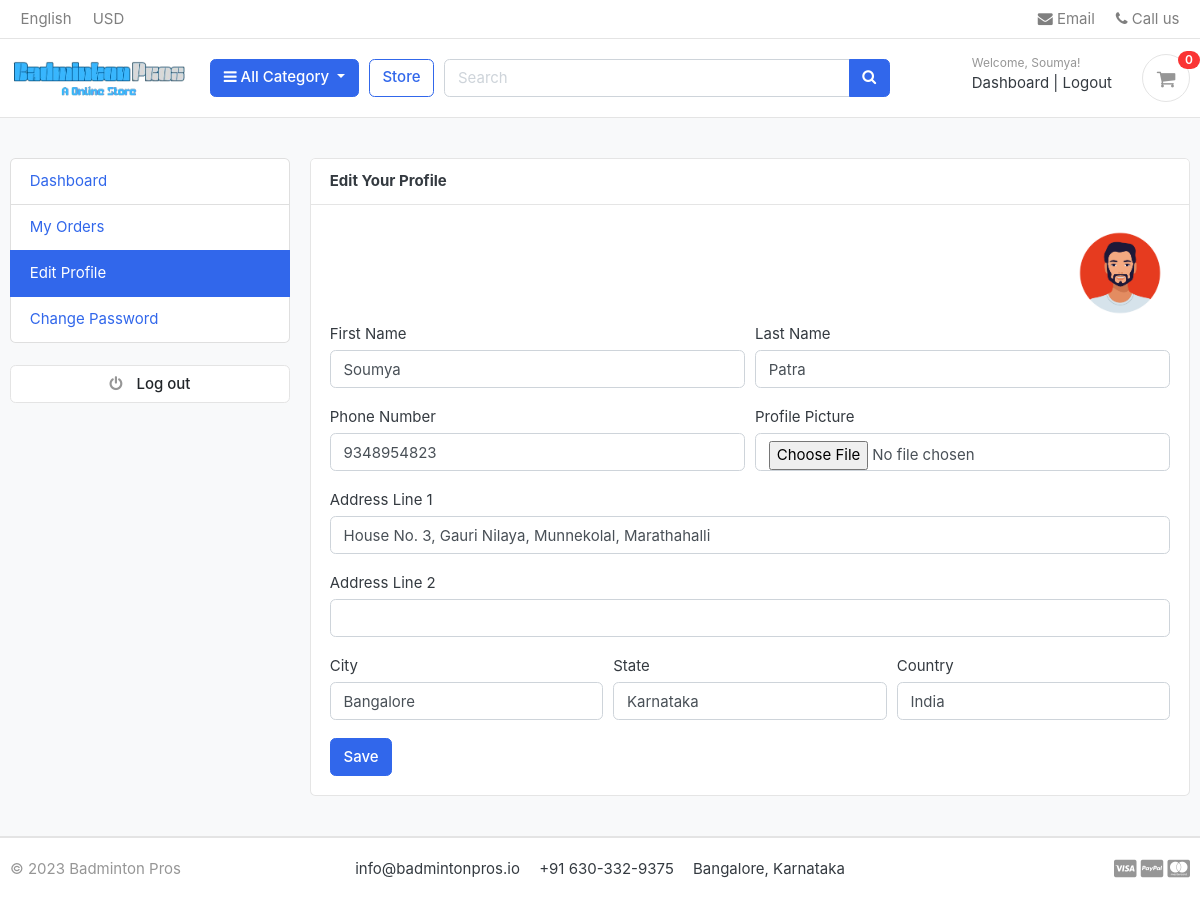
Screenshot of /accounts/edit_profile/ (signed in) with the database file from the repository.
### accounts/models.py (models this page shows, shortened)
class Account(AbstractBaseUser):
    first_name = models.CharField(max_length=50)
    last_name = models.CharField(max_length=50)
    username = models.CharField(max_length=50, unique=True)
    email = models.EmailField(max_length=100, unique=True)
    phone_number = models.CharField(max_length=50)
    date_joined = models.DateTimeField(auto_now_add=True)
    last_login = models.DateTimeField(auto_now_add=True)
    is_admin = models.BooleanField(default=False)
    is_staff = models.BooleanField(default=False)
    is_active = models.BooleanField(default=False)
    is_superadmin = models.BooleanField(default=False)
    USERNAME_FIELD = 'email'
    REQUIRED_FIELDS = ['username', 'first_name', 'last_name']
    objects = MyAccountManager()

class UserProfile(models.Model):
    user = models.OneToOneField(Account, on_delete=models.CASCADE)
    address_line_1 = models.CharField(max_length=500, blank=True)
    address_line_2 = models.CharField(max_length=500, blank=True)
    profile_picture = models.ImageField(blank=True, upload_to="userprofile")
    city = models.CharField(max_length=20, blank=True)
    state = models.CharField(max_length=20, blank=True)
    country = models.CharField(max_length=20, blank=True)

### accounts/views.py (the view)
# urls.py: path("edit_profile/", views.edit_profile, name="edit_profile"),
@login_required(login_url="login")
def edit_profile(request):
    userprofile = get_object_or_404(UserProfile, user=request.user)
    if request.method == "POST":
        user_form = UserForm(request.POST, instance=request.user)
        profile_form = UserProfileForm(request.POST, request.FILES, instance=userprofile)
        if user_form.is_valid() and profile_form.is_valid():
            user_form.save()
            profile_form.save()
            messages.success(request, "Your profile has been updated.")
            return redirect('edit_profile')
    else:
        user_form = UserForm(instance=request.user)
        profile_form = UserProfileForm(instance=userprofile)
    context = {
        'user_form': user_form,
        'profile_form': profile_form,
        'userprofile': userprofile,
    }
    return render(request, 'accounts/edit_profile.html', context)

### accounts/forms.py
class UserForm(forms.ModelForm):
    class Meta:
        model = Account
        fields = ('first_name', 'last_name', 'phone_number')
    def __init__(self, *args, **kwargs):
        super(UserForm, self).__init__(*args, **kwargs)
        for field in self.fields:
            self.fields[field].widget.attrs['class'] = 'form-control'

class UserProfileForm(forms.ModelForm):
    profile_picture = forms.ImageField(required=False, error_messages={'invalid': ("Image Files only!!!")}, widget=forms.FileInput)
    class Meta:
        model = UserProfile
        fields = ('address_line_1', 'address_line_2', 'city', 'state', 'country', 'profile_picture')
    def __init__(self, *args, **kwargs):
        super(UserProfileForm, self).__init__(*args, **kwargs)
        for field in self.fields:
            self.fields[field].widget.attrs['class'] = 'form-control'

### carts/context_processors.py (called while the page is built)
def counter(request):
    cart_count = 0
    if 'admin' in request.path:
        return {}
    else:
        try:
            cart = Cart.objects.filter(cart_id=_cart_id(request))
            if request.user.is_authenticated:
                cart_items = CartItem.objects.all().filter(user=request.user)
            else:
                cart_items = CartItem.objects.all().filter(cart=cart[:1])
            for cart_item in cart_items:
                cart_count += cart_item.quantity
        except Cart.DoesNotExist:
            cart_count = 0
    return dict(cart_count=cart_count)

### carts/views.py (called while the page is built)
def _cart_id(request):
    cart = request.session.session_key
    if not cart:
        cart = request.session.create()
    return cart

### category/context_processors.py (called while the page is built)
def menu_links(request):
    links = Category.objects.all()
    return dict(links=links)

### category/models.py (called while the page is built)
    def get_url(self):
        return reverse('products_by_category', args=[self.slug])

### templates/accounts/edit_profile.html (shortened to what this page needs)
{% extends 'base.html' %} {% load humanize %} {% block content %}
<section class="section-conten padding-y bg">
    <div class="container">
        <div class="row">
            {% include 'includes/dashboard_sidebar.html' %}
            <main class="col-md-9">
                <article class="card">
                    <header class="card-header">
                        <strong class="d-inline-block mr-3">Edit Your Profile</strong>
                    </header>
                    <div class="card-body">
                        <div class="text-right">
                            <img src="{{ userprofile.profile_picture.url }}" alt="Profile Picture" width="100" style="border-radius: 50%;">
                        </div>
                        <div class="row">
                            <div class="col-md-12">
                                <form action="{% url 'edit_profile' %}" method="post" enctype="multipart/form-data">
                                    <div class="form-row">
                                        <div class="form-group col-md-6">
                                            <label>First Name</label>
                                            {{ user_form.first_name }}
                                        </div>
                                        <div class="form-group col-md-6">
                                            <label>Last Name</label>
                                            {{ user_form.last_name }}
                                        </div>
                                    </div>
                                    <div class="form-row">
                                        <div class="form-group col-md-6">
                                            <label>Phone Number</label>
                                            {{ user_form.phone_number }}
                                        </div>
                                        <div class="form-group col-md-6">
                                            <label>Profile Picture</label>
                                            {{ profile_form.profile_picture }}
                                        </div>
                                    </div>
                                    <div class="form-group">
                                        <label>Address Line 1</label>
                                        {{ profile_form.address_line_1 }}
                                    </div>
                                    <div class="form-group">
                                        <label>Address Line 2</label>
                                        {{ profile_form.address_line_2 }}
                                    </div>
                                    <div class="form-row">
                                        <div class="form-group col-md-4">
                                            <label>City</label>
                                            {{ profile_form.city }}
                                        </div>
                                        <div class="form-group col-md-4">
                                            <label>State</label>
                                            {{ profile_form.state }}
                                        </div>
                                        <div class="form-group col-md-4">
                                            <label>Country</label>
                                            {{ profile_form.country }}
                                        </div>
                                    </div>
                                    <input type="submit" value="Save" class="btn btn-primary">
                                </form>
                            </div>
                        </div>
                    </div>
                </article>
            </main>
        </div>
    </div>
</section>
{% endblock %}

### templates/includes/navbar.html (shortened to what this page needs)
{% load static %}
<header class="section-header">
	<nav class="navbar p-md-0 navbar-expand-sm navbar-light border-bottom">
		<div class="container">
			<div class="collapse navbar-collapse" id="navbarTop4">
				<ul class="navbar-nav mr-auto">
					<li class="nav-item dropdown">
						<a href="#" class="nav-link"> English </a>
					</li>
					<li class="nav-item dropdown">
						<a href="#" class="nav-link"> USD </a>
					</li>
				</ul>
				<ul class="navbar-nav">
					<li>
						<a href="#" class="nav-link">
							<i class="fa fa-envelope"></i> Email
						</a>
					</li>
					<li>
						<a href="#" class="nav-link">
							<i class="fa fa-phone"></i> Call us
						</a>
					</li>
				</ul>
			</div>
		</div>
	</nav>
	<section class="header-main border-bottom">
		<div class="container">
			<div class="row align-items-center">
				<div class="col-lg-2 col-md-3 col-6">
					<a href="{% url 'home' %}" class="brand-wrap">
						<img class="logo" src="{% static './images/logo.png' %}" />
					</a>
				</div>
				<div class="col-lg col-sm col-md col-6 flex-grow-0">
					<div class="category-wrap dropdown d-inline-block float-right">
						<button
							type="button"
							class="btn btn-primary dropdown-toggle"
							data-toggle="dropdown">
							<i class="fa fa-bars"></i> All Category
						</button>
					</div>
				</div>
				<a href="{% url 'store' %}" class="btn btn-outline-primary">Store</a>
				<div class="col-lg col-md-6 col-sm-12 col">
					<form action="{% url 'search' %}" class="search" method="post">
						<div class="input-group w-100">
							<input
								type="text"
								class="form-control"
								style="width: 60%"
								placeholder="Search"
								name="keyword" />
							<div class="input-group-append">
								<button class="btn btn-primary" type="submit">
									<i class="fa fa-search"></i>
								</button>
							</div>
						</div>
					</form>
				</div>
				<div class="col-lg-3 col-sm-6 col-8 order-2 order-lg-3">
					<div class="d-flex justify-content-end mb-3 mb-lg-0">
						{% if user.id is None %}
						<div class="widget-header">
							<small class="title text-muted">Welcome guest!</small>
							<div>
								<a href="{% url 'login' %}">Sign in</a>
								<span class="dark-transp"> | </span>
								<a href="{% url 'register' %}"> Register</a>
							</div>
						</div>
						{% else %}
						<div class="widget-header">
							<small class="title text-muted">Welcome, {{ user.first_name|title }}!</small>
							<div>
								<a href="{% url 'dashboard' %}">Dashboard</a>
								<span class="dark-transp"> | </span>
								<a href="{% url 'logout' %}"> Logout</a>
							</div>
						</div>
						{% endif %}
						<a href="{% url 'cart' %}" class="widget-header pl-3 ml-3">
							<div class="icon icon-sm rounded-circle border">
								<i class="fa fa-shopping-cart"></i>
							</div>
							<span class="badge badge-pill badge-danger notify">{{ cart_count }}</span>
						</a>
					</div>
				</div>
			</div>
		</div>
	</section>
</header>

### static/css/ui.css (style rules this page uses)
html { font-family: "Inter", sans-serif; font-size: 15px; }
.icon-xs, .icon-sm, .icon-md, .icon-lg { display: inline-block; text-align: center; flex-shrink: 0; flex-grow: 0; }
.icon-sm { width: 48px; height: 48px; line-height: 48px !important; font-size: 20px; }
.padding-y { padding-top: 40px; padding-bottom: 40px; }
article:after, .form-group:after { display: block; clear: both; content: ""; }
.bg { background-color: #f8f9fa; }
.header-main { position: relative; padding-top: 1rem; padding-bottom: 1rem; }
.brand-wrap .logo, .navbar-brand .logo { margin-right: 7px; max-height: 42px; display: inline-block; }
.widget-header { display: inline-block; vertical-align: middle; position: relative; }
.widget-header a { color: #343a40; }
.widget-header i { color: #969696; }
.widget-header .title { display: block; }
.widget-header .notify { position: absolute; top: -3px; right: -10px; }
.notify { position: absolute; top: -4px; right: -10px; display: inline-block; padding: 0.25em 0.6em; font-size: 12px; line-height: 1; text-align: center; border-radius: 3rem; color: #fff; background-color: #fa3434; }

### rows the page displays
Account: first_name "Soumya", last_name "Patra", phone_number "9348954823"
UserProfile: profile_picture (picture), address_line_1 "House No. 3, Gauri Nilaya, Munnekolal, Marathahalli", city "Bangalore", state "Karnataka", country "India"

### other values shown
{{ cart_count }} "0"
